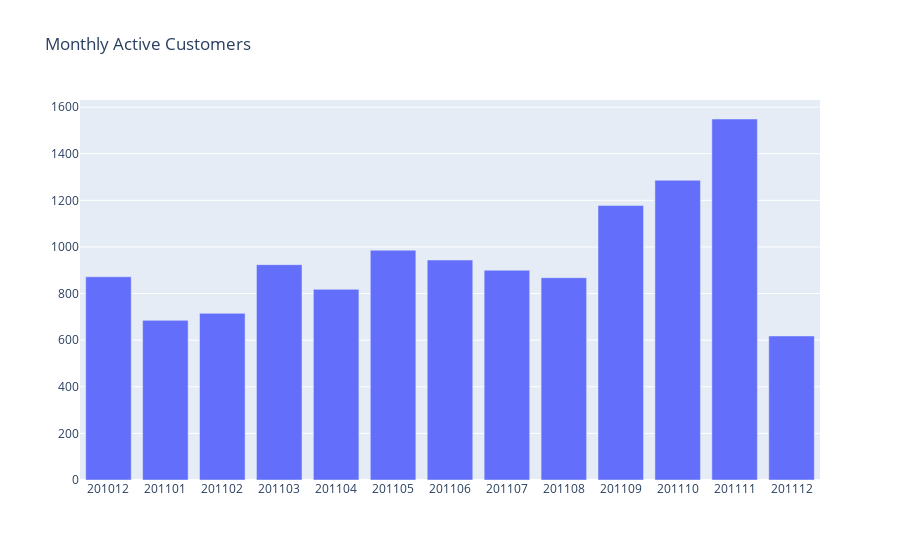

Notebook source saved alongside this figure:
### Code cell
fig = go.Figure(data=plot_data, layout=plot_layout)
cf.iplot(fig)

### Figure 1 — Plotly figure (JSON) as saved in the notebook; plotly's stock layout.template omitted (floating-point values rounded to 4 significant figures)
{"data": [{"type": "bar", "x": [201012, 201101, 201102, 201103, 201104, 201105, 201106, 201107, 201108, 201109, 201110, 201111, 201112], "y": [872, 685, 715, 924, 818, 986, 944, 900, 868, 1178, 1286, 1549, 618]}], "layout": {"title": {"text": "Monthly Active Customers"}, "xaxis": {"type": "category"}}}
